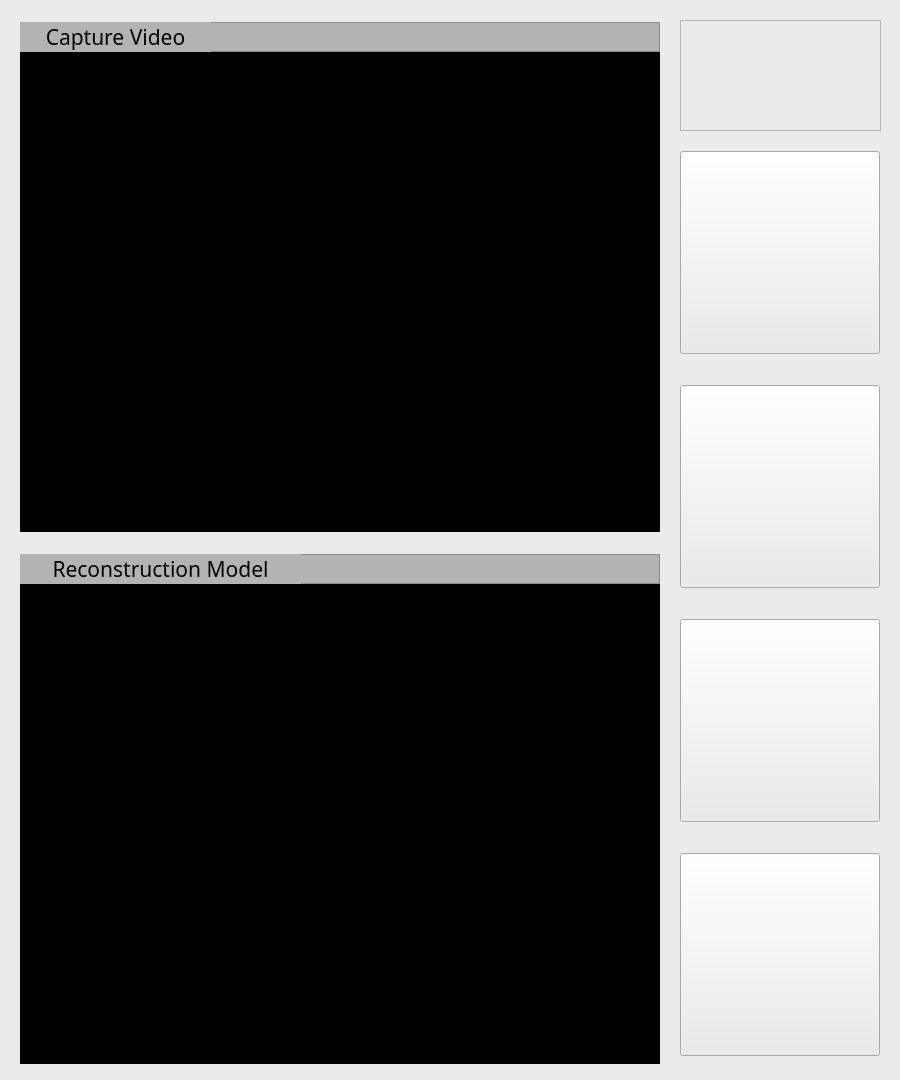
<?xml version="1.0" encoding="UTF-8"?>
<ui version="4.0">
 <class>QuickFace</class>
 <widget class="QWidget" name="QuickFace">
  <property name="geometry">
   <rect>
    <x>0</x>
    <y>0</y>
    <width>900</width>
    <height>1080</height>
   </rect>
  </property>
  <property name="minimumSize">
   <size>
    <width>900</width>
    <height>1080</height>
   </size>
  </property>
  <property name="maximumSize">
   <size>
    <width>900</width>
    <height>1080</height>
   </size>
  </property>
  <property name="windowTitle">
   <string>QuickFace</string>
  </property>
  <property name="windowIcon">
   <iconset resource="qml.qrc">
    <normaloff>:/image/image/QuickFace.png</normaloff>:/image/image/QuickFace.png</iconset>
  </property>
  <property name="styleSheet">
   <string notr="true">background-color: rgb(235, 235, 235);
</string>
  </property>
  <widget class="QWidget" name="verticalLayoutWidget_2">
   <property name="geometry">
    <rect>
     <x>680</x>
     <y>150</y>
     <width>202</width>
     <height>911</height>
    </rect>
   </property>
   <layout class="QVBoxLayout" name="verticalLayout_2">
    <property name="spacing">
     <number>30</number>
    </property>
    <property name="sizeConstraint">
     <enum>QLayout::SetNoConstraint</enum>
    </property>
    <item>
     <widget class="QPushButton" name="StartCam">
      <property name="minimumSize">
       <size>
        <width>100</width>
        <height>102</height>
       </size>
      </property>
      <property name="maximumSize">
       <size>
        <width>200</width>
        <height>203</height>
       </size>
      </property>
      <property name="autoFillBackground">
       <bool>false</bool>
      </property>
      <property name="styleSheet">
       <string notr="true"/>
      </property>
      <property name="text">
       <string/>
      </property>
      <property name="icon">
       <iconset resource="qml.qrc">
        <normaloff>:/image/image/Start.png</normaloff>:/image/image/Start.png</iconset>
      </property>
      <property name="iconSize">
       <size>
        <width>197</width>
        <height>200</height>
       </size>
      </property>
      <property name="checkable">
       <bool>false</bool>
      </property>
      <property name="checked">
       <bool>false</bool>
      </property>
      <property name="autoDefault">
       <bool>false</bool>
      </property>
      <property name="default">
       <bool>false</bool>
      </property>
      <property name="flat">
       <bool>false</bool>
      </property>
     </widget>
    </item>
    <item>
     <widget class="QPushButton" name="SaveObj">
      <property name="minimumSize">
       <size>
        <width>200</width>
        <height>203</height>
       </size>
      </property>
      <property name="maximumSize">
       <size>
        <width>200</width>
        <height>203</height>
       </size>
      </property>
      <property name="autoFillBackground">
       <bool>false</bool>
      </property>
      <property name="styleSheet">
       <string notr="true"/>
      </property>
      <property name="text">
       <string/>
      </property>
      <property name="icon">
       <iconset resource="qml.qrc">
        <normaloff>:/image/image/Save.png</normaloff>:/image/image/Save.png</iconset>
      </property>
      <property name="iconSize">
       <size>
        <width>198</width>
        <height>201</height>
       </size>
      </property>
     </widget>
    </item>
    <item>
     <widget class="QPushButton" name="Mode">
      <property name="minimumSize">
       <size>
        <width>200</width>
        <height>203</height>
       </size>
      </property>
      <property name="maximumSize">
       <size>
        <width>200</width>
        <height>203</height>
       </size>
      </property>
      <property name="autoFillBackground">
       <bool>false</bool>
      </property>
      <property name="styleSheet">
       <string notr="true"/>
      </property>
      <property name="text">
       <string/>
      </property>
      <property name="icon">
       <iconset resource="qml.qrc">
        <normaloff>:/image/image/Mode.png</normaloff>:/image/image/Mode.png</iconset>
      </property>
      <property name="iconSize">
       <size>
        <width>198</width>
        <height>201</height>
       </size>
      </property>
     </widget>
    </item>
    <item>
     <widget class="QPushButton" name="Quit">
      <property name="minimumSize">
       <size>
        <width>200</width>
        <height>203</height>
       </size>
      </property>
      <property name="maximumSize">
       <size>
        <width>200</width>
        <height>203</height>
       </size>
      </property>
      <property name="autoFillBackground">
       <bool>false</bool>
      </property>
      <property name="styleSheet">
       <string notr="true"/>
      </property>
      <property name="text">
       <string/>
      </property>
      <property name="icon">
       <iconset resource="qml.qrc">
        <normaloff>:/image/image/Quit.png</normaloff>
        <normalon>:/image/image/QuitOn.png</normalon>:/image/image/Quit.png</iconset>
      </property>
      <property name="iconSize">
       <size>
        <width>198</width>
        <height>201</height>
       </size>
      </property>
     </widget>
    </item>
   </layout>
  </widget>
  <widget class="QFrame" name="frame_3">
   <property name="geometry">
    <rect>
     <x>680</x>
     <y>20</y>
     <width>201</width>
     <height>111</height>
    </rect>
   </property>
   <property name="styleSheet">
    <string notr="true">background-image: url(:/image/image/Logo.png);</string>
   </property>
   <property name="frameShape">
    <enum>QFrame::StyledPanel</enum>
   </property>
   <property name="frameShadow">
    <enum>QFrame::Raised</enum>
   </property>
  </widget>
  <widget class="QWidget" name="verticalLayoutWidget">
   <property name="geometry">
    <rect>
     <x>20</x>
     <y>20</y>
     <width>644</width>
     <height>1046</height>
    </rect>
   </property>
   <layout class="QVBoxLayout" name="verticalLayout">
    <property name="spacing">
     <number>20</number>
    </property>
    <item>
     <layout class="QVBoxLayout" name="verticalLayout_5">
      <property name="spacing">
       <number>0</number>
      </property>
      <item>
       <widget class="QFrame" name="frame_4">
        <property name="minimumSize">
         <size>
          <width>640</width>
          <height>30</height>
         </size>
        </property>
        <property name="maximumSize">
         <size>
          <width>640</width>
          <height>30</height>
         </size>
        </property>
        <property name="styleSheet">
         <string notr="true">background-color: rgb(179, 179, 179);</string>
        </property>
        <property name="frameShape">
         <enum>QFrame::StyledPanel</enum>
        </property>
        <property name="frameShadow">
         <enum>QFrame::Raised</enum>
        </property>
        <widget class="QLabel" name="label">
         <property name="geometry">
          <rect>
           <x>0</x>
           <y>0</y>
           <width>191</width>
           <height>30</height>
          </rect>
         </property>
         <property name="font">
          <font>
           <family>Adobe Garamond Pro Bold</family>
           <pointsize>16</pointsize>
          </font>
         </property>
         <property name="text">
          <string>Capture Video</string>
         </property>
         <property name="alignment">
          <set>Qt::AlignCenter</set>
         </property>
        </widget>
       </widget>
      </item>
      <item>
       <widget class="QFrame" name="frame_2">
        <property name="minimumSize">
         <size>
          <width>640</width>
          <height>480</height>
         </size>
        </property>
        <property name="maximumSize">
         <size>
          <width>640</width>
          <height>480</height>
         </size>
        </property>
        <property name="styleSheet">
         <string notr="true">background-color: rgb(0, 0, 0);</string>
        </property>
        <property name="frameShape">
         <enum>QFrame::Panel</enum>
        </property>
        <property name="frameShadow">
         <enum>QFrame::Plain</enum>
        </property>
        <property name="lineWidth">
         <number>2</number>
        </property>
        <widget class="QLabel" name="CapturePic">
         <property name="geometry">
          <rect>
           <x>0</x>
           <y>0</y>
           <width>640</width>
           <height>480</height>
          </rect>
         </property>
         <property name="minimumSize">
          <size>
           <width>640</width>
           <height>480</height>
          </size>
         </property>
         <property name="text">
          <string/>
         </property>
        </widget>
       </widget>
      </item>
     </layout>
    </item>
    <item>
     <layout class="QVBoxLayout" name="verticalLayout_6">
      <property name="spacing">
       <number>0</number>
      </property>
      <item>
       <widget class="QFrame" name="frame_5">
        <property name="minimumSize">
         <size>
          <width>640</width>
          <height>30</height>
         </size>
        </property>
        <property name="maximumSize">
         <size>
          <width>640</width>
          <height>30</height>
         </size>
        </property>
        <property name="styleSheet">
         <string notr="true">background-color: rgb(179, 179, 179);</string>
        </property>
        <property name="frameShape">
         <enum>QFrame::StyledPanel</enum>
        </property>
        <property name="frameShadow">
         <enum>QFrame::Raised</enum>
        </property>
        <widget class="QLabel" name="label_2">
         <property name="geometry">
          <rect>
           <x>0</x>
           <y>0</y>
           <width>281</width>
           <height>30</height>
          </rect>
         </property>
         <property name="font">
          <font>
           <family>Adobe Garamond Pro Bold</family>
           <pointsize>16</pointsize>
          </font>
         </property>
         <property name="text">
          <string>Reconstruction Model</string>
         </property>
         <property name="alignment">
          <set>Qt::AlignCenter</set>
         </property>
        </widget>
       </widget>
      </item>
      <item>
       <widget class="QFrame" name="frame">
        <property name="minimumSize">
         <size>
          <width>640</width>
          <height>480</height>
         </size>
        </property>
        <property name="maximumSize">
         <size>
          <width>640</width>
          <height>480</height>
         </size>
        </property>
        <property name="styleSheet">
         <string notr="true">background-color: rgb(0, 0, 0);</string>
        </property>
        <property name="frameShape">
         <enum>QFrame::WinPanel</enum>
        </property>
        <property name="frameShadow">
         <enum>QFrame::Plain</enum>
        </property>
        <property name="lineWidth">
         <number>2</number>
        </property>
        <property name="midLineWidth">
         <number>0</number>
        </property>
        <widget class="QLabel" name="ModelPic">
         <property name="geometry">
          <rect>
           <x>0</x>
           <y>0</y>
           <width>640</width>
           <height>480</height>
          </rect>
         </property>
         <property name="minimumSize">
          <size>
           <width>640</width>
           <height>480</height>
          </size>
         </property>
         <property name="text">
          <string/>
         </property>
        </widget>
       </widget>
      </item>
     </layout>
    </item>
   </layout>
  </widget>
 </widget>
 <resources>
  <include location="qml.qrc"/>
 </resources>
 <connections/>
</ui>
